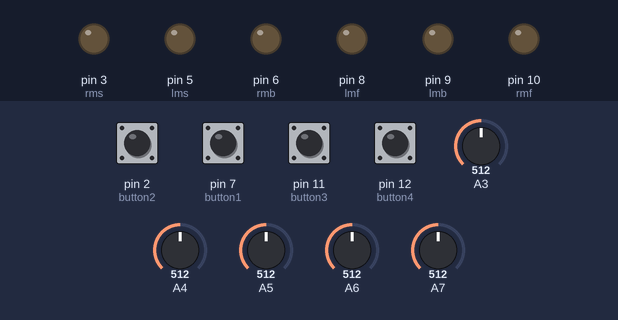
A sketch run on a simulated Arduino Uno, built with avr-gcc and run on an emulated ATmega328P. On the bench: output pins drawn as LEDs (lit = HIGH). Inputs (shaded band) come from the test bench; at power-on: pin 2 (button2), pin 7 (button1), pin 11 (button3), pin 12 (button4) HIGH, A3 = 512, A4 = 512, A5 = 512, A6 = 512, A7 = 512.

Above: at 1.2 s.
1.3 s: pin 2 (button2) pulled LOW for 0.15 s
At 1.9 s:
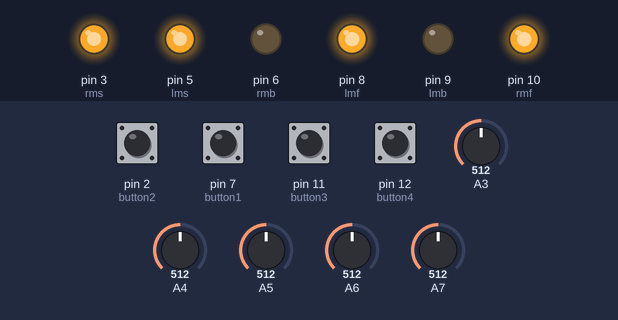
4.4 s: pin 7 (button1) pulled LOW for 0.15 s
At 4.41 s:
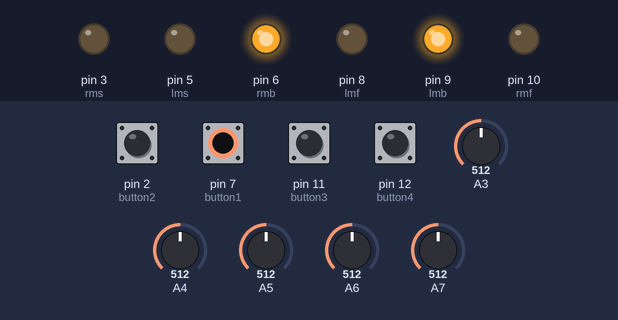
At 5.1 s:
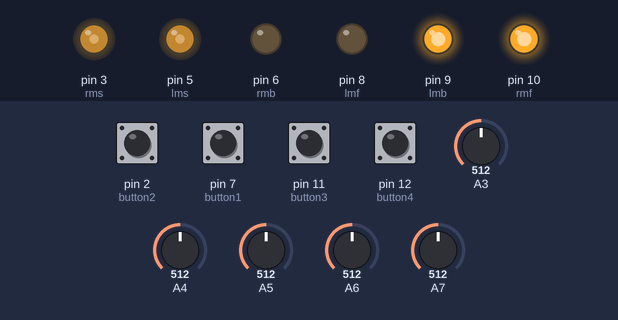
Timing chart, 0 to 7.4 s (numbered marks = the images above; inputs shaded):
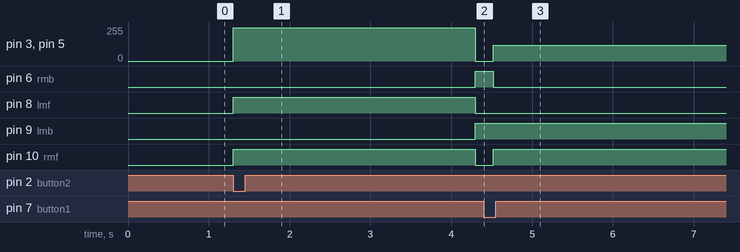

Measured:
- after the input at 1.3 s, pin 3 (rms), pin 5 (lms): 0/255 → 250/255 at once, → 0/255 3.0 s later; pin 6 (rmb), pin 9 (lmb): LOW → HIGH after 3.0 s; pin 8 (lmf), pin 10 (rmf): LOW → HIGH at once, → LOW 3.0 s later
- after the input at 4.4 s, pin 3 (rms), pin 5 (lms): 0/255 → 120/255 after 0.12 s; pin 6 (rmb): HIGH → LOW after 0.12 s; pin 10 (rmf): LOW → HIGH after 0.12 s

The sketch:

code.ino
```cpp
//Motor pins
#define rmf 10  //IN1
#define rmb 6  //IN2
#define lmf 8  //IN3
#define lmb 9  //IN4
//EnA and EnB
#define rms 3  //EnA
#define lms 5  //EnB

int sensor[5];  //to store the sensor value
int threshold = 512; //threshold = (minimum analog value + Maximum Analog Value) / 2
float c;
int left_motor_speed = 200, right_motor_speed = 200;
int left_motor, right_motor;
int kp = 40, kd = 1000;
int PID_value;
float current_error, previous_error;
int turn_speed = 120;
char t;

//push buttons
int button1 = 7;
int button2 = 2 ;
int button3 = 11;
int button4 = 12;
bool button1_state, button2_state, button3_state, button4_state;

void setup() {
  //motor driver pins as output
  pinMode(lmf, OUTPUT);
  pinMode(lmb, OUTPUT);
  pinMode(rmf, OUTPUT);
  pinMode(rmb, OUTPUT);

  //button pin as input
  pinMode(button1, INPUT_PULLUP);
  pinMode(button2, INPUT_PULLUP);
  pinMode(button3, INPUT_PULLUP);
  pinMode(button4, INPUT_PULLUP);
  Serial.begin(9600);
}

void loop() {
  button_status();  //sensor_reading the status of push button

  //push button1 function : the car will start following the line
  while (button1_state != 1) {
    Line_Follow();  //line follow using pid
  }

  /*push button2 function :
  to check if both the motors are running in the same speed.
  if yes, the car will go straight. else it'll either go left or right */
  while (button2_state != 1) {
    motor(250, 250);
    delay(3000);
    motor(0, 0);
    button_status();
  }

  //push button3 function: stop mode
  while (button3_state != 1) {
    motor(0, 0);
    button_status();
  }

  //push button4 function : to check the analog values
  while (button4_state != 1) {
    (button3_state = digitalRead(button3) != 1) ? button3_state = 0, button4_state = 1 : button4_state = 0;
    show_analog_value();
  }
}

void sensor_reading() {
  float a;
  float b;

  // Loop to read values from the 5 channel IR sensor array connected to A3 to A7
  for (int i = 0; i < 5; i++) {
    sensor[i] = analogRead(A3 + i);  // Read analog values from A3 to A7

    /* Threshold logic: If the sensor value is above the threshold, set it to 1 (indicating line detected),
       else set it to 0 */
    if (sensor[i] > threshold) {
      sensor[i] = 1;
    } else {
      sensor[i] = 0;
    }
  }

  // Calculate weighted sum (a) and total (b) for computing the average position (c)
  a = (sensor[0] * 1 + sensor[1] * 2 + sensor[2] * 3 + sensor[3] * 4 + sensor[4] * 5);
  b = (sensor[0] + sensor[1] + sensor[2] + sensor[3] + sensor[4]);

  // Calculate the center of mass (c) to determine where the line is in relation to the sensors
  if (b > 0) {
    c = a / b;  // This gives a weighted average to determine the line position
  }
}

void Line_Follow() {
  while (1) {
    sensor_reading();  // Read the sensor values

    // Straight Line Follow (Using the center sensors: 2 and 3)
    if (sensor[2] == 1 || sensor[3] == 1) {
      current_error = 2.0 - c;  // The ideal position is in the middle (sensor[2] and sensor[3])
      PID_value = current_error * kp + kd * (current_error - previous_error);
      previous_error = current_error;
      right_motor = right_motor_speed - PID_value;
      left_motor = left_motor_speed + PID_value;
      motor(left_motor, right_motor);  // Set motor speeds to follow the line
    }

    // All sensors on white surface (no line detected)
    if (sensor[0] == 0 && sensor[1] == 0 && sensor[2] == 0 && sensor[3] == 0 && sensor[4] == 0) {
      if (t == 'r') right();  // Turn right if the 'r' flag is set
      else if (t == 'l') left();  // Turn left if the 'l' flag is set
      else U_turn();  // Otherwise, U-turn
    }

    // Right Turn: If the rightmost sensor (sensor[4]) is detecting the line and the leftmost (sensor[0]) is not
    if (sensor[4] == 0 && sensor[0] == 1)
       t = 'r';

    // Left Turn: If the leftmost sensor (sensor[0]) is detecting the line and the rightmost (sensor[4]) is not
    if (sensor[4] == 1 && sensor[0] == 0)
       t = 'l';

    // All sensors on the black surface (line detected on all sensors)
    if (sensor[0] == 1 && sensor[1] == 1 && sensor[2] == 1 && sensor[3] == 1 && sensor[4] == 1) {
      delay(30);  // Small delay to stabilize the sensor readings
      sensor_reading();  // Re-read the sensor values
      if ((sensor[0] + sensor[1] + sensor[2] + sensor[3] + sensor[4]) == 5) {
        motor(0, 0);  // Stop the robot if all sensors detect the line
        while ((sensor[0] + sensor[1] + sensor[2] + sensor[3] + sensor[4]) == 5) sensor_reading();  // Wait until the robot is no longer over the line
      }
      else if ((sensor[0] + sensor[1] + sensor[2] + sensor[3] + sensor[4]) == 0)
        t = 'r';  // If no sensor detects the line, turn right
    }
  }
}

void right() {
  while (1) {
    motor(turn_speed, -turn_speed);
    while (sensor[2] == 0 && sensor[3] == 0) sensor_reading();
    motor(-turn_speed, turn_speed);
    delay(20);
    break;
  }
}
void left() {
  while (1) {
    motor(-turn_speed, turn_speed);
    while (sensor[2] == 0 && sensor[3] == 0) sensor_reading();
    motor(turn_speed, -turn_speed);
    delay(20);
    break;
  }
}
void U_turn() {
  while (1) {
    delay(120);
    motor(-turn_speed, turn_speed);
    while (sensor[2] == 0 && sensor[3] == 0)
     sensor_reading();
    motor(turn_speed, -turn_speed);
    delay(20);
    break;
  }
}

//sensor_reading the status of push button and saving the state
void button_status() {
  button1_state = digitalRead(button1);
  button2_state = digitalRead(button2);
  button3_state = digitalRead(button3);
  button4_state = digitalRead(button4);
}

//motor run function
void motor(int a, int b) {
  if (a > 0) {
    digitalWrite(lmf, 1);
    digitalWrite(lmb, 0);
  } else {
    a = -(a);
    digitalWrite(lmf, 0);
    digitalWrite(lmb, 1);
  }
  if (b > 0) {
    digitalWrite(rmf, 1);
    digitalWrite(rmb, 0);
  } else {
    b = -(b);
    digitalWrite(rmf, 0);
    digitalWrite(rmb, 1);
  }
  if (a > 250) a = 250;
  if (b > 250) b = 250;

  analogWrite(lms, a);
  analogWrite(rms, b);
}

void show_analog_value() {
  // Loop through all the 5 sensors (A3, A4, A5, A6, A7)
  for (short int i = 0; i < 5; i++) {
    Serial.print(String(analogRead(A3 + i)) + " "); // Read analog values from A3 to A7 and print them
  }
  delay(100);  // Small delay to make the output readable
  Serial.println();  // Move to the next line after printing all the sensor values
}
```
